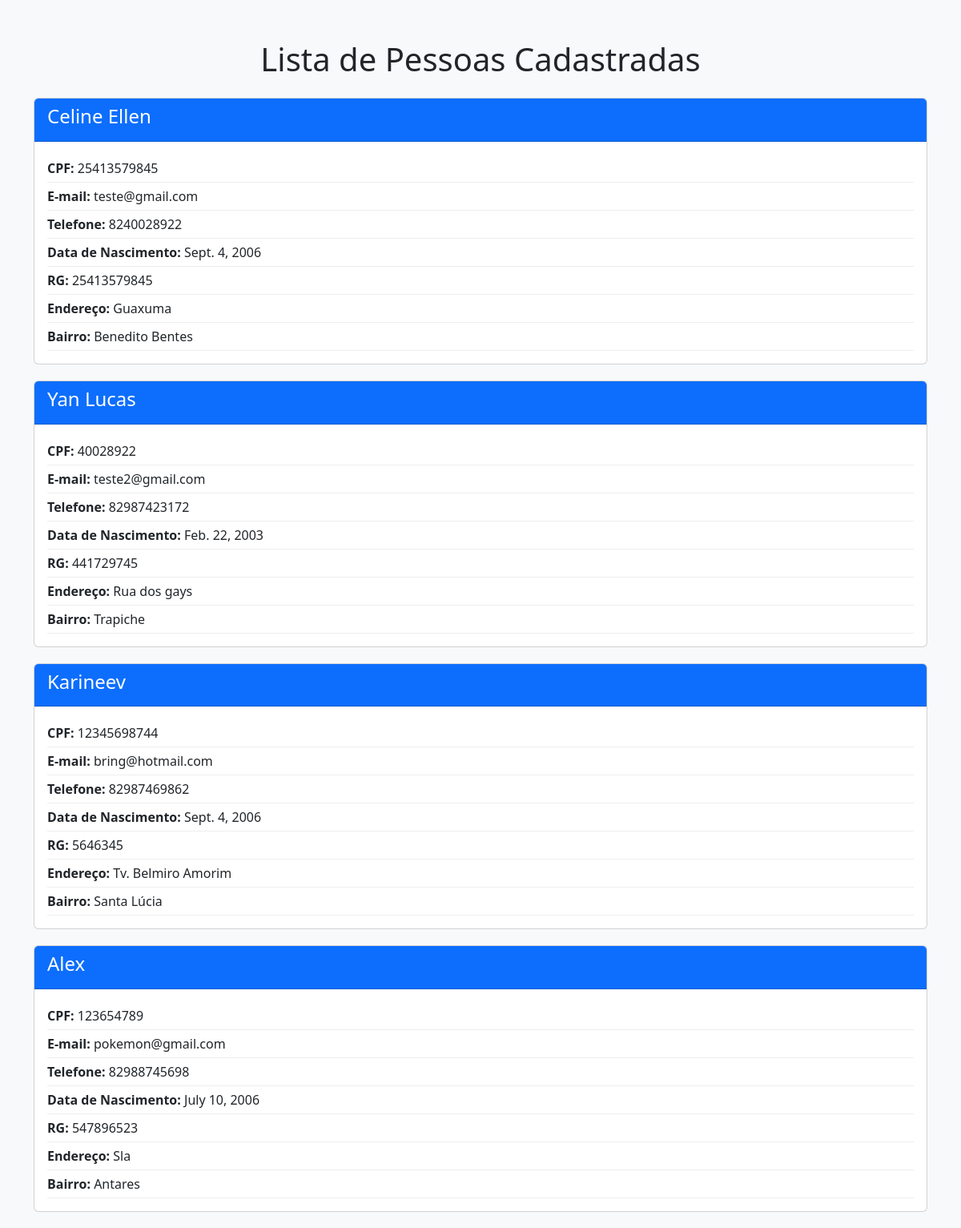
The app's page /pessoas/ with its own data.
### blog/models.py (models this page shows, shortened)
class Pessoa(models.Model):
    Nome = models.CharField(max_length=100)
    CPF = models.CharField(max_length=14, unique=True)
    Email = models.EmailField(unique=True)
    Telefone = models.CharField(max_length=15)
    Data_de_nascimento = models.DateField()
    RG = models.CharField(max_length=12, unique=True)
    Endereco = models.CharField(max_length=200)
    Bairro = models.CharField(max_length=100)

### blog/views.py (the view)
# urls.py: path('pessoas/', views.listar_pessoas, name='listar_pessoas'),
def listar_pessoas(request):
    pessoas = Pessoa.objects.all()
    context = {
        'pessoas': pessoas
    }
    return render(request, 'listar_pessoas.html', context)

### blog/templates/listar_pessoas.html (shortened to what this page needs)
<!DOCTYPE html>
<html lang="pt-br">
<head>
    <link href="https://cdn.jsdelivr.net/npm/bootstrap@5.3.0/dist/css/bootstrap.min.css" rel="stylesheet">
</head>
<body>
<div class="container">
    <h1 class="text-center mb-4">Lista de Pessoas Cadastradas</h1>
    {% if pessoas %}
        {% for pessoa in pessoas %}
            <div class="card">
                <div class="card-header">
                    <h4>{{ pessoa.Nome }}</h4>
                </div>
                <div class="card-body">
                    <div class="info-item"><strong>CPF:</strong> {{ pessoa.CPF }}</div>
                    <div class="info-item"><strong>E-mail:</strong> {{ pessoa.Email }}</div>
                    <div class="info-item"><strong>Telefone:</strong> {{ pessoa.Telefone }}</div>
                    <div class="info-item"><strong>Data de Nascimento:</strong> {{ pessoa.Data_de_nascimento }}</div>
                    <div class="info-item"><strong>RG:</strong> {{ pessoa.RG }}</div>
                    <div class="info-item"><strong>Endereço:</strong> {{ pessoa.Endereco }}</div>
                    <div class="info-item"><strong>Bairro:</strong> {{ pessoa.Bairro }}</div>
                </div>
            </div>
        {% endfor %}
    {% else %}
        <div class="alert alert-info text-center" role="alert">
            Nenhuma pessoa cadastrada.
        </div>
    {% endif %}
</div>
</body>
</html>

### blog/templates/listar_pessoas.html (style rules this page uses)
body { background-color: #f8f9fa; }
.container { margin-top: 50px; }
.card { margin-bottom: 20px; }
.card-header { background-color: #0d6efd; color: white; }
.info-item { padding: 5px 0; border-bottom: 1px solid #eee; }

### records on screen
Pessoa: Nome "Celine Ellen", CPF "25413579845", Email "teste@gmail.com", Telefone "8240028922", Data_de_nascimento "Sept. 4, 2006", RG "25413579845", Endereco "Guaxuma", Bairro "Benedito Bentes"
Pessoa: Nome "Yan Lucas", CPF "40028922", Email "teste2@gmail.com", Telefone "82987423172", Data_de_nascimento "Feb. 22, 2003", RG "441729745", Endereco "Rua dos gays", Bairro "Trapiche"
Pessoa: Nome "Karineev", CPF "12345698744", Email "bring@hotmail.com", Telefone "82987469862", Data_de_nascimento "Sept. 4, 2006", RG "5646345", Endereco "Tv. Belmiro Amorim", Bairro "Santa Lúcia"
Pessoa: Nome "Alex", CPF "123654789", Email "pokemon@gmail.com", Telefone "82988745698", Data_de_nascimento "July 10, 2006", RG "547896523", Endereco "Sla", Bairro "Antares"
